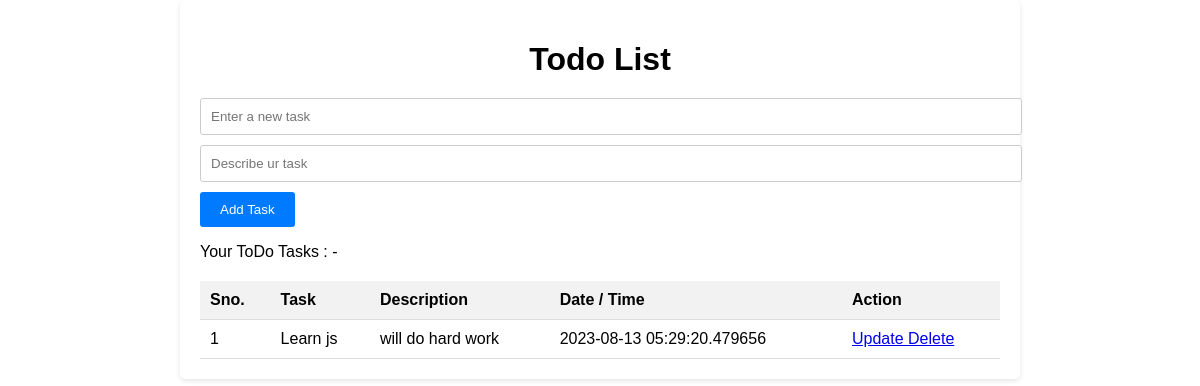
Before: / with the older database file.
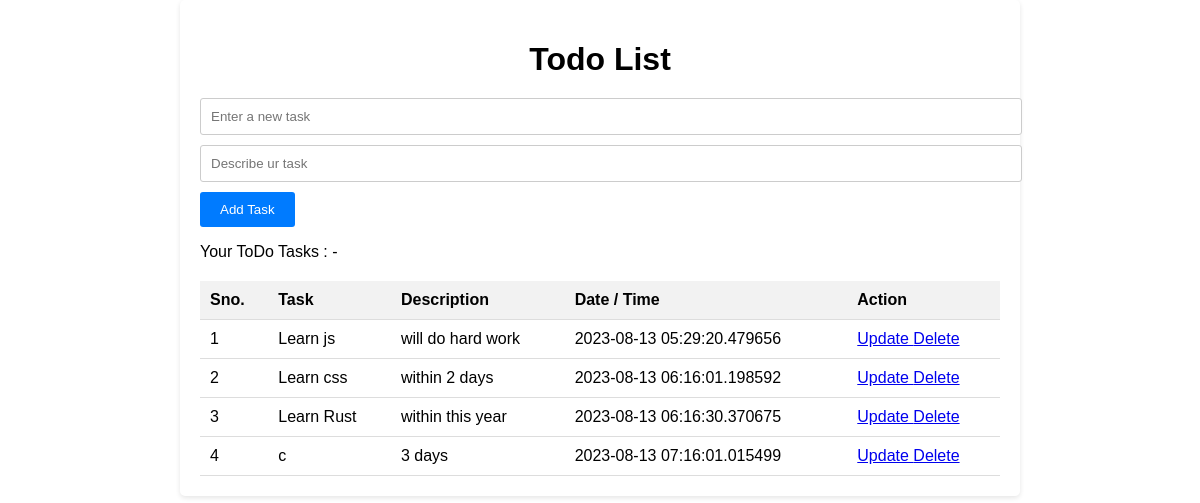
After: the same page with the newer database file.
### app.py (models this page shows, shortened)
class TodoL(db.Model):
    sno = db.Column(db.Integer, primary_key=True)
    name = db.Column(db.String(10), nullable=False)
    des = db.Column(db.String(30), nullable=False)
    date = db.Column(db.DateTime, default=datetime.utcnow)

### app.py (the view)
@app.route('/', methods=['GET','POST'])
def home():
    if request.method=='POST':
        todo_name = request.form['name']
        todo_des = request.form['des']
        data = TodoL(name=todo_name, des=todo_des)
        db.session.add(data)
        db.session.commit()
    alltodo = TodoL.query.all()
    return render_template('todo.html',alltodo=alltodo)

### templates/todo.html (shortened to what this page needs)
<!DOCTYPE html>
<html lang="en">
<head>
</head>
<body>
    <div class="container">
        <h1>Todo List</h1>
        <form action="\" method="POST">
        <input type="text" name="name" id="taskInput" placeholder="Enter a new task">
        <input type="text" name="des" id="descInput" placeholder="Describe ur task">
        <button id="addButton">Add Task</button>
        </form>
        {% if alltodo|length==0 %}
        <p>No ToDo Tasks</p>
        {% else %}
        <p>Your ToDo Tasks : - </p>
        <table id="taskTable">
            <thead>
                <tr>
                    <th>Sno.</th>
                    <th>Task</th>
                    <th>Description</th>
                    <th>Date / Time</th>
                    <th>Action</th>
                </tr>
            </thead>
            <tbody id="taskList">
              {%for todo in alltodo%}
                <tr>
                  <td>{{todo.sno}}</td>
                  <td>{{todo.name}}</td>
                  <td>{{todo.des}}</td>
                  <td>{{todo.date}}</td>
                  <td>
                      <a href="/update/{{todo.sno}}" button class="btn btn-primary me-md-2 update-button" type="button">Update</button>
                      <a href="/delete/{{todo.sno}}" button class="btn btn-primary delete-button" type="button">Delete</button>
                  </td>
                </tr>
              {% endfor %}
              {% endif %}
            </tbody>
        </table>
    </div>
</body>
</html>

### templates/todo.html (style rules this page uses)
body { font-family: Arial, sans-serif; margin: 0; padding: 0; }
.container { max-width: 800px; margin: 0 auto; padding: 20px; box-shadow: 0 2px 5px rgba(0, 0, 0, 0.1); border-radius: 5px; }
h1 { text-align: center; margin-bottom: 20px; }
input[type="text"] { width: 100%; padding: 10px; margin-bottom: 10px; border: 1px solid #ccc; border-radius: 3px; }
button { padding: 10px 20px; background-color: #007BFF; color: #fff; border: none; border-radius: 3px; cursor: pointer; }
table { width: 100%; border-collapse: collapse; margin-top: 20px; }
th, td { padding: 10px; text-align: left; border-bottom: 1px solid #ddd; }
th { background-color: #f2f2f2; }

Changed rows visible on the page:
added TodoL: sno "2", name "Learn css", des "within 2 days", date "2023-08-13 06:16:01.198592"
added TodoL: sno "3", name "Learn Rust", des "within this year", date "2023-08-13 06:16:30.370675"
added TodoL: sno "4", name "c", des "3 days", date "2023-08-13 07:16:01.015499"
